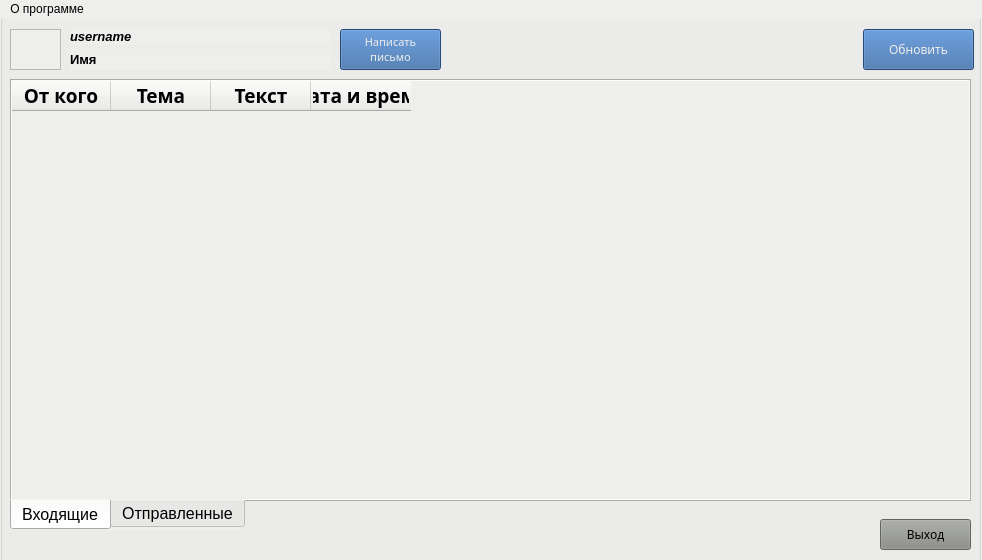
<?xml version="1.0" encoding="UTF-8"?>
<ui version="4.0">
 <class>MainWindow</class>
 <widget class="QMainWindow" name="MainWindow">
  <property name="geometry">
   <rect>
    <x>0</x>
    <y>0</y>
    <width>982</width>
    <height>560</height>
   </rect>
  </property>
  <property name="sizePolicy">
   <sizepolicy hsizetype="Fixed" vsizetype="Fixed">
    <horstretch>0</horstretch>
    <verstretch>0</verstretch>
   </sizepolicy>
  </property>
  <property name="windowTitle">
   <string>MadMail</string>
  </property>
  <property name="windowIcon">
   <iconset>
    <normaloff>../madico.ico</normaloff>../madico.ico</iconset>
  </property>
  <property name="styleSheet">
   <string notr="true">background-color: rgb(238, 238, 236);</string>
  </property>
  <widget class="QWidget" name="centralwidget">
   <property name="sizePolicy">
    <sizepolicy hsizetype="Fixed" vsizetype="Fixed">
     <horstretch>0</horstretch>
     <verstretch>0</verstretch>
    </sizepolicy>
   </property>
   <widget class="QGroupBox" name="group_mail">
    <property name="geometry">
     <rect>
      <x>0</x>
      <y>-30</y>
      <width>981</width>
      <height>591</height>
     </rect>
    </property>
    <property name="styleSheet">
     <string notr="true">background-color: rgb(238, 238, 236);</string>
    </property>
    <property name="title">
     <string/>
    </property>
    <widget class="QGraphicsView" name="photo">
     <property name="geometry">
      <rect>
       <x>10</x>
       <y>40</y>
       <width>51</width>
       <height>41</height>
      </rect>
     </property>
     <property name="styleSheet">
      <string notr="true">background-color: rgb(238, 238, 236);</string>
     </property>
    </widget>
    <widget class="QLabel" name="label_username">
     <property name="geometry">
      <rect>
       <x>70</x>
       <y>40</y>
       <width>261</width>
       <height>16</height>
      </rect>
     </property>
     <property name="font">
      <font>
       <family>Segoe UI</family>
       <pointsize>10</pointsize>
       <weight>75</weight>
       <italic>true</italic>
       <bold>true</bold>
      </font>
     </property>
     <property name="styleSheet">
      <string notr="true">background-color: rgb(238, 238, 236);</string>
     </property>
     <property name="text">
      <string>username</string>
     </property>
     <property name="alignment">
      <set>Qt::AlignJustify|Qt::AlignTop</set>
     </property>
    </widget>
    <widget class="QLabel" name="label_name">
     <property name="geometry">
      <rect>
       <x>70</x>
       <y>60</y>
       <width>261</width>
       <height>21</height>
      </rect>
     </property>
     <property name="font">
      <font>
       <family>Segoe UI</family>
       <pointsize>10</pointsize>
       <weight>75</weight>
       <bold>true</bold>
      </font>
     </property>
     <property name="styleSheet">
      <string notr="true"/>
     </property>
     <property name="text">
      <string>Имя</string>
     </property>
     <property name="alignment">
      <set>Qt::AlignJustify|Qt::AlignVCenter</set>
     </property>
    </widget>
    <widget class="QTabWidget" name="tabWidget">
     <property name="geometry">
      <rect>
       <x>10</x>
       <y>90</y>
       <width>961</width>
       <height>451</height>
      </rect>
     </property>
     <property name="sizePolicy">
      <sizepolicy hsizetype="Fixed" vsizetype="Fixed">
       <horstretch>0</horstretch>
       <verstretch>0</verstretch>
      </sizepolicy>
     </property>
     <property name="font">
      <font>
       <pointsize>12</pointsize>
       <weight>50</weight>
       <bold>false</bold>
      </font>
     </property>
     <property name="contextMenuPolicy">
      <enum>Qt::DefaultContextMenu</enum>
     </property>
     <property name="styleSheet">
      <string notr="true">background-color: rgb(238, 238, 236);</string>
     </property>
     <property name="tabPosition">
      <enum>QTabWidget::South</enum>
     </property>
     <property name="currentIndex">
      <number>0</number>
     </property>
     <widget class="QWidget" name="tab_income">
      <property name="sizePolicy">
       <sizepolicy hsizetype="Fixed" vsizetype="Fixed">
        <horstretch>0</horstretch>
        <verstretch>0</verstretch>
       </sizepolicy>
      </property>
      <attribute name="title">
       <string>Входящие</string>
      </attribute>
      <widget class="QTableWidget" name="table_income">
       <property name="geometry">
        <rect>
         <x>-1</x>
         <y>-1</y>
         <width>961</width>
         <height>431</height>
        </rect>
       </property>
       <property name="sizePolicy">
        <sizepolicy hsizetype="Fixed" vsizetype="Fixed">
         <horstretch>0</horstretch>
         <verstretch>0</verstretch>
        </sizepolicy>
       </property>
       <property name="styleSheet">
        <string notr="true">font: 75 9pt &quot;Segoe UI&quot;;</string>
       </property>
       <property name="frameShape">
        <enum>QFrame::NoFrame</enum>
       </property>
       <property name="frameShadow">
        <enum>QFrame::Plain</enum>
       </property>
       <property name="lineWidth">
        <number>0</number>
       </property>
       <property name="editTriggers">
        <set>QAbstractItemView::NoEditTriggers</set>
       </property>
       <property name="tabKeyNavigation">
        <bool>false</bool>
       </property>
       <property name="showDropIndicator" stdset="0">
        <bool>false</bool>
       </property>
       <property name="dragDropOverwriteMode">
        <bool>false</bool>
       </property>
       <property name="showGrid">
        <bool>true</bool>
       </property>
       <property name="gridStyle">
        <enum>Qt::SolidLine</enum>
       </property>
       <property name="sortingEnabled">
        <bool>true</bool>
       </property>
       <attribute name="verticalHeaderVisible">
        <bool>false</bool>
       </attribute>
       <column>
        <property name="text">
         <string>От кого</string>
        </property>
        <property name="font">
         <font>
          <family>Ubuntu Mono</family>
          <pointsize>14</pointsize>
          <weight>75</weight>
          <bold>true</bold>
         </font>
        </property>
        <property name="background">
         <color>
          <red>52</red>
          <green>101</green>
          <blue>164</blue>
         </color>
        </property>
       </column>
       <column>
        <property name="text">
         <string>Тема</string>
        </property>
        <property name="font">
         <font>
          <family>Ubuntu Mono</family>
          <pointsize>14</pointsize>
          <weight>75</weight>
          <bold>true</bold>
         </font>
        </property>
        <property name="background">
         <color>
          <red>52</red>
          <green>101</green>
          <blue>164</blue>
         </color>
        </property>
       </column>
       <column>
        <property name="text">
         <string>Текст</string>
        </property>
        <property name="font">
         <font>
          <family>Ubuntu Mono</family>
          <pointsize>14</pointsize>
          <weight>75</weight>
          <bold>true</bold>
         </font>
        </property>
        <property name="background">
         <color>
          <red>52</red>
          <green>101</green>
          <blue>164</blue>
         </color>
        </property>
       </column>
       <column>
        <property name="text">
         <string>Дата и время</string>
        </property>
        <property name="font">
         <font>
          <family>Ubuntu Mono</family>
          <pointsize>14</pointsize>
          <weight>75</weight>
          <bold>true</bold>
         </font>
        </property>
        <property name="background">
         <color>
          <red>52</red>
          <green>101</green>
          <blue>164</blue>
         </color>
        </property>
       </column>
      </widget>
     </widget>
     <widget class="QWidget" name="tab_sent">
      <attribute name="title">
       <string>Отправленные</string>
      </attribute>
      <widget class="QTableWidget" name="table_sent">
       <property name="geometry">
        <rect>
         <x>0</x>
         <y>0</y>
         <width>961</width>
         <height>431</height>
        </rect>
       </property>
       <property name="sizePolicy">
        <sizepolicy hsizetype="Fixed" vsizetype="Fixed">
         <horstretch>0</horstretch>
         <verstretch>0</verstretch>
        </sizepolicy>
       </property>
       <property name="frameShape">
        <enum>QFrame::NoFrame</enum>
       </property>
       <property name="frameShadow">
        <enum>QFrame::Plain</enum>
       </property>
       <property name="lineWidth">
        <number>0</number>
       </property>
       <property name="editTriggers">
        <set>QAbstractItemView::DoubleClicked</set>
       </property>
       <property name="dragDropOverwriteMode">
        <bool>false</bool>
       </property>
       <property name="showGrid">
        <bool>true</bool>
       </property>
       <property name="gridStyle">
        <enum>Qt::SolidLine</enum>
       </property>
       <property name="sortingEnabled">
        <bool>true</bool>
       </property>
       <attribute name="verticalHeaderVisible">
        <bool>false</bool>
       </attribute>
       <column>
        <property name="text">
         <string>Кому</string>
        </property>
        <property name="font">
         <font>
          <family>Ubuntu Mono</family>
          <pointsize>14</pointsize>
          <weight>75</weight>
          <bold>true</bold>
         </font>
        </property>
        <property name="background">
         <color>
          <red>52</red>
          <green>101</green>
          <blue>164</blue>
         </color>
        </property>
       </column>
       <column>
        <property name="text">
         <string>Тема</string>
        </property>
        <property name="font">
         <font>
          <family>Ubuntu Mono</family>
          <pointsize>14</pointsize>
          <weight>75</weight>
          <bold>true</bold>
         </font>
        </property>
        <property name="background">
         <color>
          <red>52</red>
          <green>101</green>
          <blue>164</blue>
         </color>
        </property>
       </column>
       <column>
        <property name="text">
         <string>Текст</string>
        </property>
        <property name="font">
         <font>
          <family>Ubuntu Mono</family>
          <pointsize>14</pointsize>
          <weight>75</weight>
          <bold>true</bold>
         </font>
        </property>
        <property name="background">
         <color>
          <red>52</red>
          <green>101</green>
          <blue>164</blue>
         </color>
        </property>
       </column>
       <column>
        <property name="text">
         <string>Дата и время</string>
        </property>
        <property name="font">
         <font>
          <family>Ubuntu Mono</family>
          <pointsize>14</pointsize>
          <weight>75</weight>
          <bold>true</bold>
         </font>
        </property>
        <property name="background">
         <color>
          <red>52</red>
          <green>101</green>
          <blue>164</blue>
         </color>
        </property>
       </column>
      </widget>
     </widget>
    </widget>
    <widget class="QPushButton" name="button_new_message">
     <property name="geometry">
      <rect>
       <x>340</x>
       <y>40</y>
       <width>101</width>
       <height>41</height>
      </rect>
     </property>
     <property name="font">
      <font>
       <family>Pixel Anchor-Jack</family>
       <pointsize>8</pointsize>
       <weight>50</weight>
       <bold>false</bold>
      </font>
     </property>
     <property name="styleSheet">
      <string notr="true">background-color: rgb(52, 101, 164);
color: rgb(238, 238, 236);</string>
     </property>
     <property name="text">
      <string>Написать
письмо</string>
     </property>
     <property name="default">
      <bool>false</bool>
     </property>
     <property name="flat">
      <bool>false</bool>
     </property>
    </widget>
    <widget class="QPushButton" name="button_exit">
     <property name="geometry">
      <rect>
       <x>880</x>
       <y>530</y>
       <width>91</width>
       <height>31</height>
      </rect>
     </property>
     <property name="font">
      <font>
       <family>Pixel Anchor-Jack</family>
       <pointsize>9</pointsize>
      </font>
     </property>
     <property name="styleSheet">
      <string notr="true">background-color: rgb(136, 138, 133);</string>
     </property>
     <property name="text">
      <string>Выход</string>
     </property>
    </widget>
    <widget class="QPushButton" name="button_update">
     <property name="geometry">
      <rect>
       <x>863</x>
       <y>40</y>
       <width>111</width>
       <height>41</height>
      </rect>
     </property>
     <property name="font">
      <font>
       <family>Pixel Anchor-Jack</family>
       <pointsize>9</pointsize>
       <weight>50</weight>
       <bold>false</bold>
      </font>
     </property>
     <property name="styleSheet">
      <string notr="true">background-color: rgb(52, 101, 164);
color: rgb(238, 238, 236);</string>
     </property>
     <property name="text">
      <string>Обновить</string>
     </property>
    </widget>
   </widget>
   <widget class="QGroupBox" name="group_login">
    <property name="geometry">
     <rect>
      <x>0</x>
      <y>-20</y>
      <width>981</width>
      <height>611</height>
     </rect>
    </property>
    <property name="styleSheet">
     <string notr="true">background-color: rgb(238, 238, 236);</string>
    </property>
    <property name="title">
     <string/>
    </property>
    <property name="flat">
     <bool>false</bool>
    </property>
    <widget class="QLineEdit" name="textfield_login_password">
     <property name="geometry">
      <rect>
       <x>360</x>
       <y>280</y>
       <width>261</width>
       <height>31</height>
      </rect>
     </property>
     <property name="text">
      <string/>
     </property>
     <property name="echoMode">
      <enum>QLineEdit::Password</enum>
     </property>
    </widget>
    <widget class="QLabel" name="label_login_incorrect_pass">
     <property name="enabled">
      <bool>true</bool>
     </property>
     <property name="geometry">
      <rect>
       <x>370</x>
       <y>420</y>
       <width>251</width>
       <height>21</height>
      </rect>
     </property>
     <property name="font">
      <font>
       <family>MS Shell Dlg 2</family>
       <pointsize>11</pointsize>
       <weight>75</weight>
       <italic>false</italic>
       <bold>true</bold>
      </font>
     </property>
     <property name="layoutDirection">
      <enum>Qt::LeftToRight</enum>
     </property>
     <property name="styleSheet">
      <string notr="true">color: rgb(204, 0, 0);</string>
     </property>
     <property name="frameShadow">
      <enum>QFrame::Plain</enum>
     </property>
     <property name="text">
      <string>Неверный логин или пароль!</string>
     </property>
     <property name="textFormat">
      <enum>Qt::PlainText</enum>
     </property>
     <property name="alignment">
      <set>Qt::AlignCenter</set>
     </property>
    </widget>
    <widget class="QPushButton" name="button_login_registration">
     <property name="geometry">
      <rect>
       <x>430</x>
       <y>370</y>
       <width>131</width>
       <height>31</height>
      </rect>
     </property>
     <property name="font">
      <font>
       <family>Pixel Anchor-Jack</family>
       <pointsize>8</pointsize>
       <weight>50</weight>
       <bold>false</bold>
      </font>
     </property>
     <property name="styleSheet">
      <string notr="true">background-color: rgb(186, 189, 182);</string>
     </property>
     <property name="text">
      <string>Регистрация</string>
     </property>
    </widget>
    <widget class="QPushButton" name="button_login_enter">
     <property name="geometry">
      <rect>
       <x>430</x>
       <y>320</y>
       <width>131</width>
       <height>41</height>
      </rect>
     </property>
     <property name="font">
      <font>
       <family>Pixel Anchor-Jack</family>
       <pointsize>12</pointsize>
       <weight>50</weight>
       <bold>false</bold>
      </font>
     </property>
     <property name="styleSheet">
      <string notr="true">color: rgb(238, 238, 236);
background-color: rgb(52, 101, 164);</string>
     </property>
     <property name="text">
      <string>Войти</string>
     </property>
    </widget>
    <widget class="QLineEdit" name="textfield_login_username">
     <property name="geometry">
      <rect>
       <x>360</x>
       <y>220</y>
       <width>261</width>
       <height>31</height>
      </rect>
     </property>
     <property name="text">
      <string/>
     </property>
     <property name="frame">
      <bool>true</bool>
     </property>
    </widget>
    <widget class="QLabel" name="label_login_login">
     <property name="geometry">
      <rect>
       <x>360</x>
       <y>200</y>
       <width>72</width>
       <height>19</height>
      </rect>
     </property>
     <property name="font">
      <font>
       <family>MS Shell Dlg 2</family>
       <pointsize>11</pointsize>
       <weight>75</weight>
       <italic>false</italic>
       <bold>true</bold>
      </font>
     </property>
     <property name="text">
      <string>Логин</string>
     </property>
    </widget>
    <widget class="QLabel" name="label_login_passwrod">
     <property name="geometry">
      <rect>
       <x>360</x>
       <y>260</y>
       <width>72</width>
       <height>19</height>
      </rect>
     </property>
     <property name="font">
      <font>
       <family>MS Shell Dlg 2</family>
       <pointsize>11</pointsize>
       <weight>75</weight>
       <italic>false</italic>
       <bold>true</bold>
      </font>
     </property>
     <property name="text">
      <string>Пароль</string>
     </property>
    </widget>
    <widget class="QLabel" name="label_image">
     <property name="geometry">
      <rect>
       <x>420</x>
       <y>60</y>
       <width>128</width>
       <height>128</height>
      </rect>
     </property>
     <property name="text">
      <string/>
     </property>
    </widget>
    <zorder>textfield_login_password</zorder>
    <zorder>label_login_incorrect_pass</zorder>
    <zorder>button_login_registration</zorder>
    <zorder>button_login_enter</zorder>
    <zorder>label_login_login</zorder>
    <zorder>label_login_passwrod</zorder>
    <zorder>textfield_login_username</zorder>
    <zorder>label_image</zorder>
   </widget>
   <widget class="QGroupBox" name="group_registration">
    <property name="geometry">
     <rect>
      <x>0</x>
      <y>-20</y>
      <width>981</width>
      <height>581</height>
     </rect>
    </property>
    <property name="styleSheet">
     <string notr="true">background-color: rgb(238, 238, 236);</string>
    </property>
    <property name="title">
     <string/>
    </property>
    <widget class="QPlainTextEdit" name="textfield_reg_notes">
     <property name="geometry">
      <rect>
       <x>40</x>
       <y>290</y>
       <width>901</width>
       <height>201</height>
      </rect>
     </property>
    </widget>
    <widget class="QLineEdit" name="textfield_reg_username">
     <property name="geometry">
      <rect>
       <x>40</x>
       <y>50</y>
       <width>281</width>
       <height>31</height>
      </rect>
     </property>
    </widget>
    <widget class="QLineEdit" name="textfield_reg_password">
     <property name="geometry">
      <rect>
       <x>40</x>
       <y>170</y>
       <width>281</width>
       <height>31</height>
      </rect>
     </property>
     <property name="echoMode">
      <enum>QLineEdit::Password</enum>
     </property>
    </widget>
    <widget class="QLineEdit" name="textfield_reg_password_again">
     <property name="geometry">
      <rect>
       <x>40</x>
       <y>230</y>
       <width>281</width>
       <height>31</height>
      </rect>
     </property>
     <property name="echoMode">
      <enum>QLineEdit::Password</enum>
     </property>
    </widget>
    <widget class="QLineEdit" name="textfield_reg_name">
     <property name="geometry">
      <rect>
       <x>40</x>
       <y>110</y>
       <width>281</width>
       <height>31</height>
      </rect>
     </property>
    </widget>
    <widget class="QLineEdit" name="textfield_reg_surname">
     <property name="geometry">
      <rect>
       <x>360</x>
       <y>110</y>
       <width>271</width>
       <height>31</height>
      </rect>
     </property>
    </widget>
    <widget class="QLineEdit" name="textfield_reg_father">
     <property name="geometry">
      <rect>
       <x>670</x>
       <y>110</y>
       <width>271</width>
       <height>31</height>
      </rect>
     </property>
    </widget>
    <widget class="QLabel" name="label_reg_username">
     <property name="geometry">
      <rect>
       <x>40</x>
       <y>30</y>
       <width>72</width>
       <height>19</height>
      </rect>
     </property>
     <property name="font">
      <font>
       <family>MS Shell Dlg 2</family>
       <pointsize>11</pointsize>
       <italic>false</italic>
      </font>
     </property>
     <property name="text">
      <string>*Логин</string>
     </property>
    </widget>
    <widget class="QLabel" name="label_reg_name">
     <property name="geometry">
      <rect>
       <x>40</x>
       <y>90</y>
       <width>72</width>
       <height>19</height>
      </rect>
     </property>
     <property name="font">
      <font>
       <family>MS Shell Dlg 2</family>
       <pointsize>11</pointsize>
       <italic>false</italic>
      </font>
     </property>
     <property name="text">
      <string>*Имя</string>
     </property>
    </widget>
    <widget class="QLabel" name="label_reg_surname">
     <property name="geometry">
      <rect>
       <x>360</x>
       <y>90</y>
       <width>72</width>
       <height>19</height>
      </rect>
     </property>
     <property name="font">
      <font>
       <family>MS Shell Dlg 2</family>
       <pointsize>11</pointsize>
       <italic>false</italic>
      </font>
     </property>
     <property name="text">
      <string>*Фамилия</string>
     </property>
    </widget>
    <widget class="QLabel" name="label_reg_father">
     <property name="geometry">
      <rect>
       <x>670</x>
       <y>90</y>
       <width>72</width>
       <height>19</height>
      </rect>
     </property>
     <property name="font">
      <font>
       <family>MS Shell Dlg 2</family>
       <pointsize>11</pointsize>
       <italic>false</italic>
      </font>
     </property>
     <property name="text">
      <string>Отчество</string>
     </property>
    </widget>
    <widget class="QLabel" name="label_reg_password">
     <property name="geometry">
      <rect>
       <x>40</x>
       <y>150</y>
       <width>72</width>
       <height>19</height>
      </rect>
     </property>
     <property name="font">
      <font>
       <family>MS Shell Dlg 2</family>
       <pointsize>11</pointsize>
       <italic>false</italic>
      </font>
     </property>
     <property name="text">
      <string>*Пароль</string>
     </property>
    </widget>
    <widget class="QLabel" name="label_reg_passwrod_again">
     <property name="geometry">
      <rect>
       <x>40</x>
       <y>210</y>
       <width>191</width>
       <height>19</height>
      </rect>
     </property>
     <property name="font">
      <font>
       <family>MS Shell Dlg 2</family>
       <pointsize>11</pointsize>
       <italic>false</italic>
      </font>
     </property>
     <property name="text">
      <string>*Повторно введите пароль</string>
     </property>
    </widget>
    <widget class="QLabel" name="label_reg_notes">
     <property name="geometry">
      <rect>
       <x>40</x>
       <y>270</y>
       <width>381</width>
       <height>19</height>
      </rect>
     </property>
     <property name="font">
      <font>
       <family>MS Shell Dlg 2</family>
       <pointsize>11</pointsize>
       <italic>false</italic>
      </font>
     </property>
     <property name="text">
      <string>Дополнительная информация (адрес, телефон и т.д.)</string>
     </property>
    </widget>
    <widget class="QPushButton" name="button_reg_back">
     <property name="geometry">
      <rect>
       <x>40</x>
       <y>510</y>
       <width>94</width>
       <height>31</height>
      </rect>
     </property>
     <property name="font">
      <font>
       <family>Pixel Anchor-Jack</family>
       <pointsize>7</pointsize>
      </font>
     </property>
     <property name="styleSheet">
      <string notr="true">background-color: rgb(136, 138, 133);
</string>
     </property>
     <property name="text">
      <string>Назад</string>
     </property>
    </widget>
    <widget class="QPushButton" name="button_reg_apply">
     <property name="geometry">
      <rect>
       <x>750</x>
       <y>500</y>
       <width>191</width>
       <height>41</height>
      </rect>
     </property>
     <property name="font">
      <font>
       <family>Pixel Anchor-Jack</family>
       <pointsize>8</pointsize>
      </font>
     </property>
     <property name="styleSheet">
      <string notr="true">background-color: rgb(52, 101, 164);
color: rgb(238, 238, 236);</string>
     </property>
     <property name="text">
      <string>Регистрация</string>
     </property>
    </widget>
    <widget class="QLabel" name="label_reg_all_fields">
     <property name="geometry">
      <rect>
       <x>280</x>
       <y>510</y>
       <width>341</width>
       <height>31</height>
      </rect>
     </property>
     <property name="font">
      <font>
       <family>Franklin Gothic Demi</family>
       <pointsize>14</pointsize>
       <italic>false</italic>
      </font>
     </property>
     <property name="styleSheet">
      <string notr="true">color: rgb(239, 41, 41);</string>
     </property>
     <property name="text">
      <string>Заполните все *обязательные поля</string>
     </property>
    </widget>
    <widget class="QLabel" name="label_reg_password_doesnt_match">
     <property name="geometry">
      <rect>
       <x>330</x>
       <y>198</y>
       <width>301</width>
       <height>31</height>
      </rect>
     </property>
     <property name="font">
      <font>
       <family>MS Shell Dlg 2</family>
       <pointsize>12</pointsize>
       <weight>75</weight>
       <italic>false</italic>
       <bold>true</bold>
      </font>
     </property>
     <property name="styleSheet">
      <string notr="true">color: rgb(239, 41, 41);</string>
     </property>
     <property name="text">
      <string>Пароли не совпадают!</string>
     </property>
    </widget>
   </widget>
   <zorder>group_login</zorder>
   <zorder>group_registration</zorder>
   <zorder>group_mail</zorder>
  </widget>
  <widget class="QMenuBar" name="menubar">
   <property name="geometry">
    <rect>
     <x>0</x>
     <y>0</y>
     <width>982</width>
     <height>18</height>
    </rect>
   </property>
   <widget class="QMenu" name="menu">
    <property name="title">
     <string>О программе</string>
    </property>
    <addaction name="actionAlpha_0_0_1"/>
   </widget>
   <addaction name="menu"/>
  </widget>
  <action name="actionAlpha_0_0_1">
   <property name="text">
    <string>Версия 0.0.1</string>
   </property>
  </action>
 </widget>
 <resources/>
 <connections/>
</ui>
